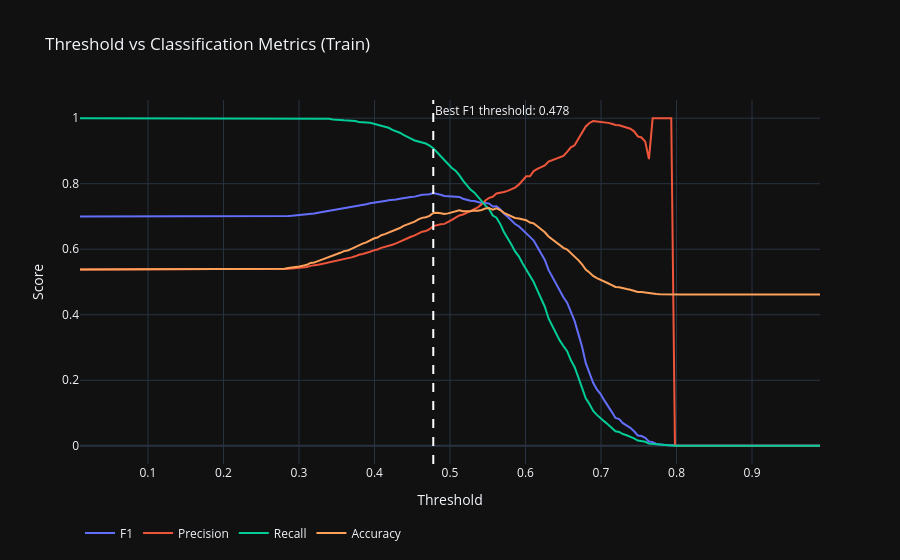

Notebook cell for this chart:
### Code cell
import plotly.graph_objects as go
from sklearn.metrics import roc_curve, f1_score, precision_score, recall_score

thresholds = np.linspace(0.01, 0.99, 200)

metrics = {
    "f1": [], "precision": [], "recall": [], "accuracy": []
}

for t in thresholds:
    preds = (train_proba >= t).astype(int)
    metrics["f1"].append(f1_score(y_train, preds, zero_division=0))
    metrics["precision"].append(precision_score(y_train, preds, zero_division=0))
    metrics["recall"].append(recall_score(y_train, preds, zero_division=0))
    metrics["accuracy"].append(accuracy_score(y_train, preds))

best_idx = np.argmax(metrics["f1"])
best_thresh = thresholds[best_idx]

fig = go.Figure()

fig.add_trace(go.Scatter(x=thresholds, y=metrics["f1"],
    name="F1", line=dict(color="#636EFA", width=2)))
fig.add_trace(go.Scatter(x=thresholds, y=metrics["precision"],
    name="Precision", line=dict(color="#EF553B", width=2)))
fig.add_trace(go.Scatter(x=thresholds, y=metrics["recall"],
    name="Recall", line=dict(color="#00CC96", width=2)))
fig.add_trace(go.Scatter(x=thresholds, y=metrics["accuracy"],
    name="Accuracy", line=dict(color="#FFA15A", width=2)))

fig.add_vline(
    x=best_thresh,
    line_dash="dash",
    line_color="white",
    annotation_text=f"Best F1 threshold: {best_thresh:.3f}",
    annotation_position="top right"
)

fig.update_layout(
    title="Threshold vs Classification Metrics (Train)",
    xaxis_title="Threshold",
    yaxis_title="Score",
    legend=dict(orientation="h", y=-0.15),
    template="plotly_dark",
    hovermode="x unified"
)

fig.show()
print(f"\nBest F1 threshold: {best_thresh:.4f}")
print(f"At this threshold — F1: {metrics['f1'][best_idx]:.4f} | "
      f"Precision: {metrics['precision'][best_idx]:.4f} | "
      f"Recall: {metrics['recall'][best_idx]:.4f}")

# apply to test
test_pred_tuned = (test_proba >= best_thresh).astype(int)
print(f"\nTest set with tuned threshold ({best_thresh:.3f}):")
print(confusion_matrix(y_test, test_pred_tuned))
print(classification_report(y_test, test_pred_tuned, digits=4))

### Figure 1 — Plotly figure (JSON) as saved in the notebook; plotly's stock layout.template omitted (floating-point values rounded to 4 significant figures; data arrays with more than 128 entries replaced by an {"elided": "..."} marker saying what was removed)
{"data": [{"line": {"color": "#636EFA", "width": 2}, "name": "F1", "type": "scatter", "x": {"elided": "200 float values"}, "y": {"elided": "200 float values"}}, {"line": {"color": "#EF553B", "width": 2}, "name": "Precision", "type": "scatter", "x": {"elided": "200 float values"}, "y": {"elided": "200 float values"}}, {"line": {"color": "#00CC96", "width": 2}, "name": "Recall", "type": "scatter", "x": {"elided": "200 float values"}, "y": {"elided": "200 float values"}}, {"line": {"color": "#FFA15A", "width": 2}, "name": "Accuracy", "type": "scatter", "x": {"elided": "200 float values"}, "y": {"elided": "200 float values"}}], "layout": {"annotations": [{"showarrow": false, "text": "Best F1 threshold: 0.478", "x": 0.4778, "xanchor": "left", "xref": "x", "y": 1, "yanchor": "top", "yref": "y domain"}], "hovermode": "x unified", "legend": {"orientation": "h", "y": -0.15}, "shapes": [{"line": {"color": "white", "dash": "dash"}, "type": "line", "x0": 0.4778, "x1": 0.4778, "xref": "x", "y0": 0, "y1": 1, "yref": "y domain"}], "title": {"text": "Threshold vs Classification Metrics (Train)"}, "xaxis": {"title": {"text": "Threshold"}}, "yaxis": {"title": {"text": "Score"}}}}
